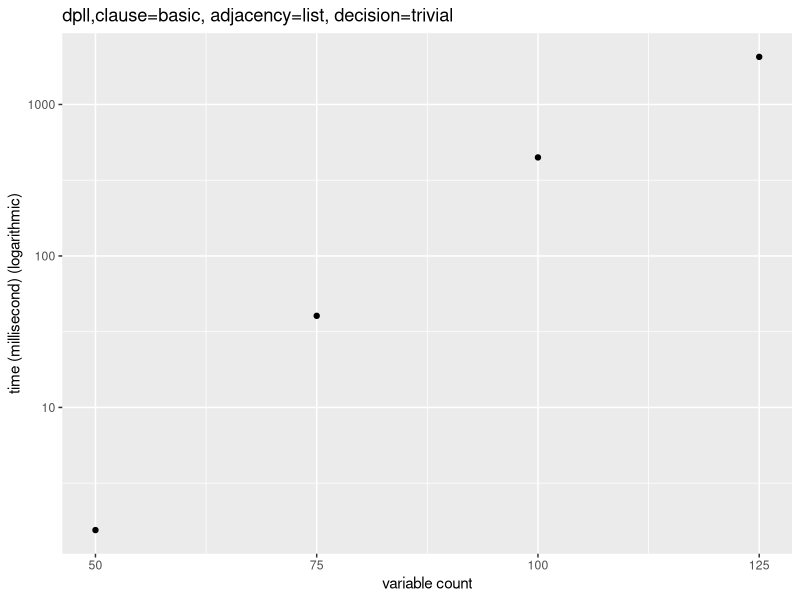
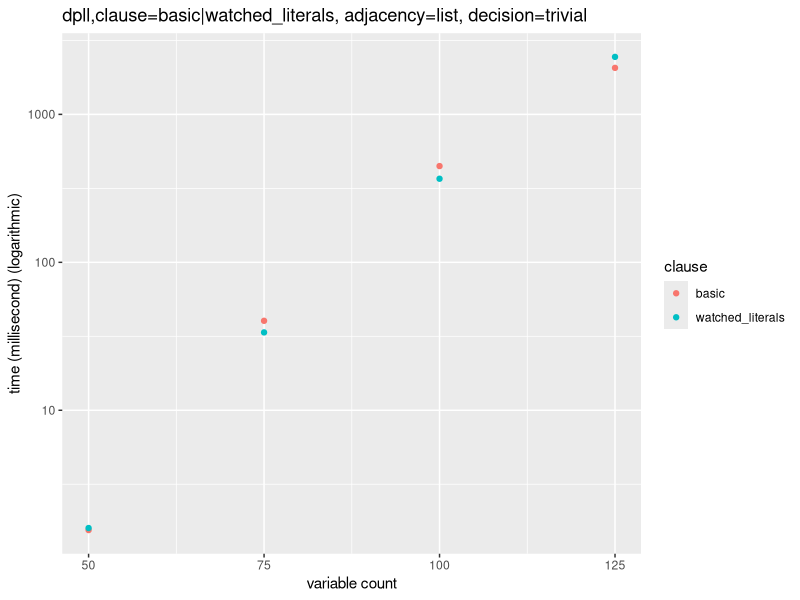
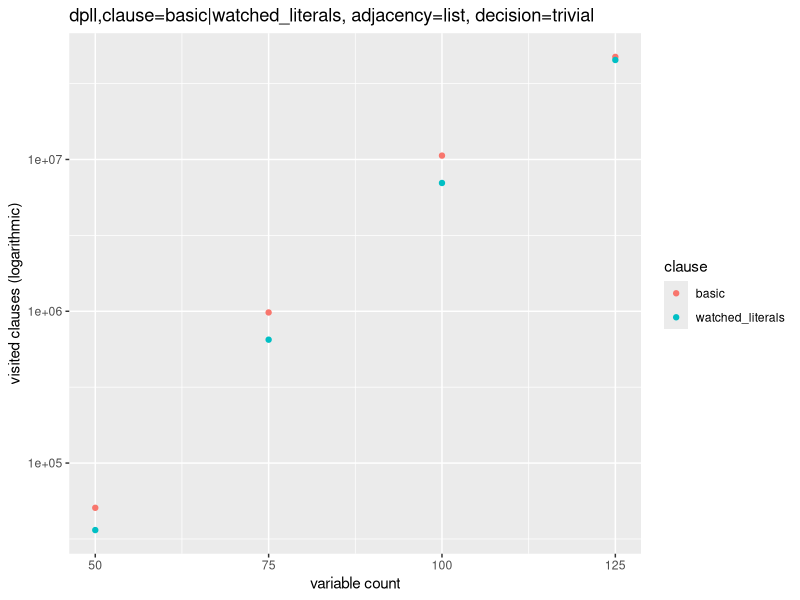
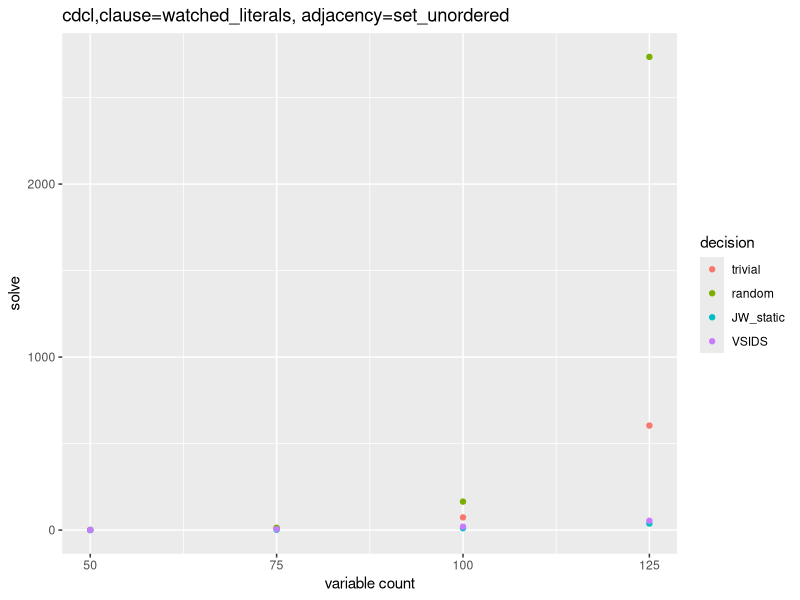
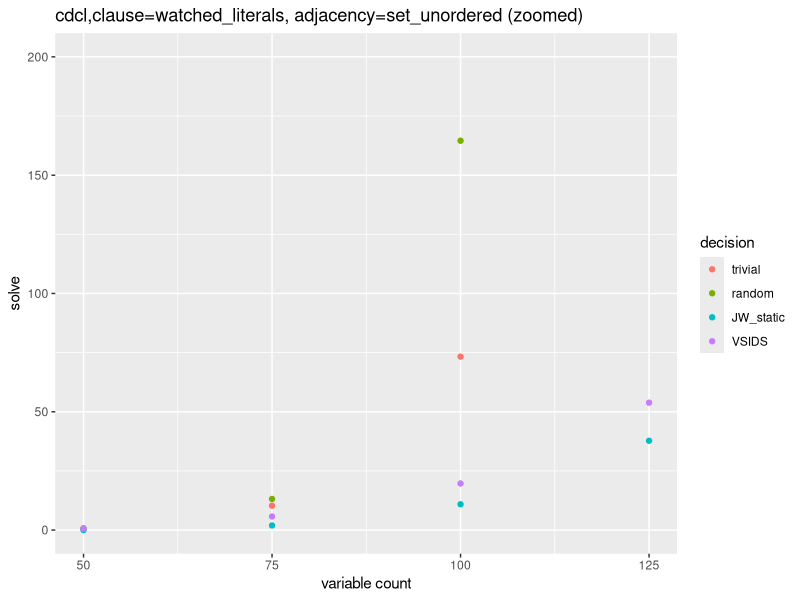
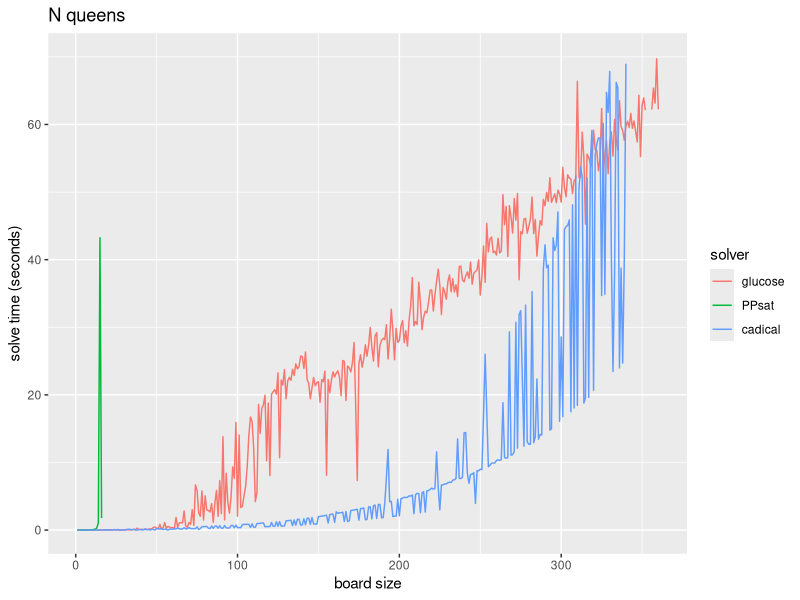
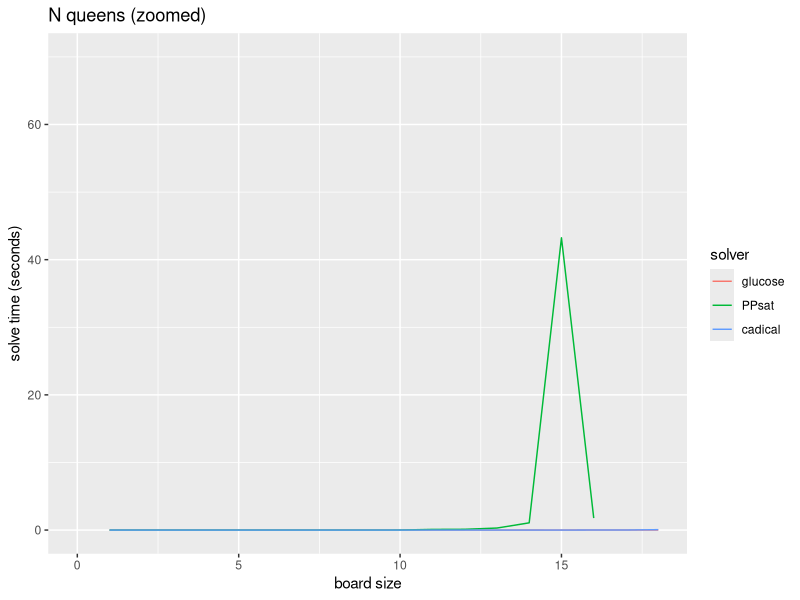

Source code (R) for these figures, in order:
## ---- chunk 1
library("tidyverse")
## ---- chunk 2
results <- read_csv("results.csv", col_types = "-nnnn-lfffln")
## ---- chunk 3
results_ <- results %>%
    filter(!cdcl, adjacency == "list", clause == "basic", decision == "trivial") %>%
    group_by(var) %>%
    summarize(solve = mean(solve))

ggplot(results_, aes(x = var, y = solve)) +
    geom_point() +
    scale_x_continuous(name = "variable count", breaks = seq(50, 125, 25)) +
    scale_y_log10(
        name = "time (millisecond) (logarithmic)") +
    ggtitle("dpll,clause=basic, adjacency=list, decision=trivial")
## ---- chunk 4
read_csv("results-nonrandom.csv", col_types = "-nnnn-nc")
## ---- chunk 5
results_ <- results %>%
    filter(!cdcl, adjacency == "list", clause != "counting", decision == "trivial") %>%
    group_by(var, clause) %>%
    summarize(solve = mean(solve), visit = mean(visit), .groups = "keep")

plot <- ggplot(results_, aes(x = var, color = clause)) +
    ggtitle("dpll,clause=basic|watched_literals, adjacency=list, decision=trivial") +
    scale_x_continuous(name = "variable count", breaks = seq(50, 125, 25))

plot +
    geom_point(aes(y = solve)) +
    scale_y_log10(name = "time (millisecond) (logarithmic)")
    

plot +
    geom_point(aes(y = visit)) +
    scale_y_log10(name = "visited clauses (logarithmic)")
## ---- chunk 6
results_ <- results %>%
    filter(cdcl, var == 125) %>%
    group_by(var, clause, adjacency, decision) %>%
    summarize(solve = mean(solve), .groups = "keep") %>%
    arrange(solve)

results_
## ---- chunk 7
results_ <- results %>%
    filter(cdcl, adjacency == "set_unordered", clause == "watched_literals") %>%
    group_by(var, decision) %>%
    summarize(solve = mean(solve), .groups = "keep") 

plot <- ggplot(results_, aes(x = var, color = decision)) +
    geom_point(aes(y = solve)) +
    scale_x_continuous(name = "variable count", breaks = seq(50, 125, 25))

plot +
    ggtitle("cdcl,clause=watched_literals, adjacency=set_unordered")

plot +
    ggtitle("cdcl,clause=watched_literals, adjacency=set_unordered (zoomed)") +
    scale_y_continuous(limits = c(0, 200))
## ---- chunk 8
results <- read_csv("results-queens.csv", col_types = "nfi")

plot <- ggplot(results, aes(x = size, y = time, color = solver)) +
    geom_line() +
    scale_y_continuous(name = "solve time (seconds)", limits = c(0, 70))
    
plot +
    scale_x_continuous(name = "board size") +
    ggtitle("N queens")

plot +
    scale_x_continuous(name = "board size", limits = c(0, 18)) +
    ggtitle("N queens (zoomed)")
